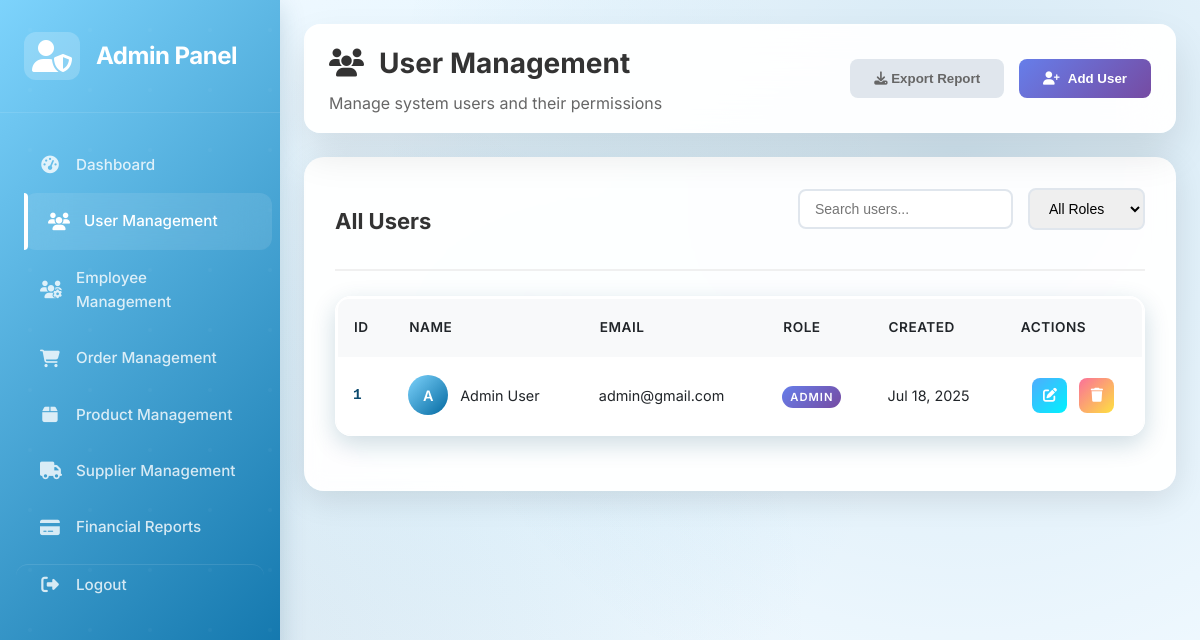
The app's page /user-management.php (signed in) with its own data.
### tables this page shows
CREATE TABLE IF NOT EXISTS users (
    id INT AUTO_INCREMENT PRIMARY KEY,
    firstName VARCHAR(50) NOT NULL,
    lastName VARCHAR(50) NOT NULL,
    email VARCHAR(100) NOT NULL UNIQUE,
    phone VARCHAR(20) NOT NULL,
    address TEXT,
    role ENUM('Admin', 'Employee', 'Customer') NOT NULL,
    password VARCHAR(255) NOT NULL,
    created_at DATETIME DEFAULT CURRENT_TIMESTAMP
);

### classes/Database.php (called while the page is built, shortened)
<?php
class Database {
    private $host = 'localhost';
    private $dbname = 'inventoryOrderManagement';
    private $username = 'root';
    private $password = '';
    private $pdo;
    public function __construct() {
        try {
            $this->pdo = new PDO("mysql:host={$this->host};dbname={$this->dbname}",
                               $this->username, $this->password);
            $this->pdo->setAttribute(PDO::ATTR_ERRMODE, PDO::ERRMODE_EXCEPTION);
            $this->pdo->setAttribute(PDO::ATTR_DEFAULT_FETCH_MODE, PDO::FETCH_ASSOC);
        } catch(PDOException $e) {
            throw new Exception("Connection failed: " . $e->getMessage());
        }
    }
    public function getConnection() {
        return $this->pdo;
    }
}
?>

### classes/Admin.php (called while the page is built, shortened)
<?php
require_once 'Database.php';
class Admin {
    private $db;
    public function __construct() {
        $this->db = new Database();
    }
    public function getAllUsers() {
        $query = "SELECT id, firstName, lastName, email, phone, address, role, created_at
                  FROM users
                  ORDER BY created_at DESC";
        $stmt = $this->db->getConnection()->query($query);
        return $stmt->fetchAll();
    }
}
?>

### user-management.php (the view, shortened to what this page needs)
<?php
require_once 'classes/Admin.php';
$admin = new Admin();
$users = $admin->getAllUsers();
?>
<!DOCTYPE html>
<html lang="en">
<head>
    <link rel="stylesheet" href="https://cdnjs.cloudflare.com/ajax/libs/font-awesome/6.7.2/css/all.min.css">
    <link rel="stylesheet" href="admin-dashboard.css?v=<?php echo time(); ?>">
</head>
<body class="admin-dashboard">
    <div class="dashboard gradient-mesh custom-scrollbar">
        <div class="sidebar">
            <div class="logo">
                <i class="fas fa-user-shield"></i>
                <span>Admin Panel</span>
            </div>
            <nav>
                <a href="admindashboard.php" class="nav-link">
                    <i class="fas fa-tachometer-alt"></i>
                    <span>Dashboard</span>
                </a>
                <a href="user-management.php" class="nav-link active">
                    <i class="fas fa-users"></i>
                    <span>User Management</span>
                </a>
                <a href="employee-management.php" class="nav-link">
                    <i class="fas fa-users-cog"></i>
                    <span>Employee Management</span>
                </a>
                <a href="order-management.php" class="nav-link">
                    <i class="fas fa-shopping-cart"></i>
                    <span>Order Management</span>
                </a>
                <a href="product-management.php" class="nav-link">
                    <i class="fas fa-box"></i>
                    <span>Product Management</span>
                </a>
                <a href="supplier-management.php" class="nav-link">
                    <i class="fas fa-truck"></i>
                    <span>Supplier Management</span>
                </a>
                <a href="financial-reports.php" class="nav-link">
                    <i class="fas fa-credit-card"></i>
                    <span>Financial Reports</span>
                </a>
                <a href="logout.php" class="nav-link logout-nav">
                    <i class="fas fa-sign-out-alt"></i>
                    <span>Logout</span>
                </a>
            </nav>
        </div>
        <div class="main-content">
            <div class="header">
                <div class="page-title">
                    <h1><i class="fas fa-users"></i> User Management</h1>
                    <p>Manage system users and their permissions</p>
                </div>
                <div class="header-actions">
                    <button class="btn-secondary" onclick="exportUsersReport()">
                        <i class="fas fa-download"></i> Export Report
                    </button>
                    <button class="btn-primary" onclick="showAddUserModal()">
                        <i class="fas fa-user-plus"></i> Add User
                    </button>
                </div>
            </div>
            <div class="content-card">
                <div class="card-header">
                    <h3>All Users</h3>
                    <div class="search-filter">
                        <input type="text" id="userSearch" placeholder="Search users...">
                        <select id="roleFilter">
                            <option value="">All Roles</option>
                        </select>
                    </div>
                </div>
                <div class="table-container">
                    <table class="users-table" id="usersTable">
                        <thead>
                            <tr>
                                <th>ID</th>
                                <th>Name</th>
                                <th>Email</th>
                                <th>Role</th>
                                <th>Created</th>
                                <th>Actions</th>
                            </tr>
                        </thead>
                        <tbody>
                            <?php foreach ($users as $user): ?>
                            <tr data-user-id="<?php echo $user['id']; ?>">
                                <td><?php echo $user['id']; ?></td>
                                <td>
                                    <div class="user-info">
                                        <div class="user-avatar">
                                            <?php echo strtoupper(substr($user['firstName'], 0, 1)); ?>
                                        </div>
                                        <span><?php echo htmlspecialchars($user['firstName'] . ' ' . $user['lastName']); ?></span>
                                    </div>
                                </td>
                                <td><?php echo htmlspecialchars($user['email']); ?></td>
                                <td>
                                    <span class="role-badge <?php echo strtolower($user['role']); ?>">
                                        <?php echo $user['role']; ?>
                                    </span>
                                </td>
                                <td><?php echo date('M j, Y', strtotime($user['created_at'])); ?></td>
                                <td>
                                    <div class="action-buttons">
                                        <button class="btn-edit" onclick="editUser(<?php echo $user['id']; ?>)">
                                            <i class="fas fa-edit"></i>
                                        </button>
                                        <button class="btn-delete" onclick="deleteUser(<?php echo $user['id']; ?>)">
                                            <i class="fas fa-trash"></i>
                                        </button>
                                    </div>
                                </td>
                            </tr>
                            <?php endforeach; ?>
                        </tbody>
                    </table>
                </div>
            </div>
        </div>
    </div>
</body>
</html>

### user-management.php (style rules this page uses)
.page-title h1 { display: flex; align-items: center; gap: 15px; font-size: 28px; font-weight: 700; color: #333; margin-bottom: 5px; }
.page-title p { color: #666; font-size: 16px; }
.header-actions { display: flex; gap: 15px; }
.btn-primary { background: linear-gradient(135deg, #667eea 0%, #764ba2 100%); color: white; border: none; padding: 12px 24px; border-radius: 8px; font-weight: 600; cursor: pointer; transition: all 0.3s ease; display: flex; align-items: center; gap: 8px; }
.content-card { background: rgba(255,255,255,0.95); backdrop-filter: blur(10px); border-radius: 20px; padding: 30px; box-shadow: 0 8px 32px rgba(0,0,0,0.1); border: 1px solid rgba(255,255,255,0.2); }
.card-header { display: flex; justify-content: space-between; align-items: center; margin-bottom: 25px; padding-bottom: 15px; border-bottom: 2px solid #f0f0f0; }
.card-header h3 { font-size: 22px; font-weight: 700; color: #333; }
.search-filter { display: flex; gap: 15px; }
.search-filter input, .search-filter select { padding: 10px 15px; border: 2px solid #e0e6ed; border-radius: 8px; font-size: 14px; outline: none; transition: all 0.3s ease; }
.table-container { overflow-x: auto; }
.users-table { width: 100%; border-collapse: collapse; border-radius: 12px; overflow: hidden; box-shadow: 0 4px 20px rgba(0,0,0,0.08); }
.users-table th { background: linear-gradient(135deg, #667eea 0%, #764ba2 100%); color: white; padding: 18px 15px; text-align: left; font-weight: 600; font-size: 14px; text-transform: uppercase; letter-spacing: 1px; }
.users-table td { padding: 18px 15px; border-bottom: 1px solid #f0f0f0; vertical-align: middle; }
.users-table tbody tr { transition: all 0.3s ease; }
.user-info { display: flex; align-items: center; gap: 12px; }
.user-avatar { width: 40px; height: 40px; border-radius: 50%; background: linear-gradient(135deg, #667eea 0%, #764ba2 100%); color: white; display: flex; align-items: center; justify-content: center; font-weight: 600; font-size: 16px; }
.role-badge { padding: 6px 12px; border-radius: 20px; font-size: 12px; font-weight: 600; text-transform: uppercase; letter-spacing: 1px; }
.role-badge.admin { background: linear-gradient(135deg, #667eea 0%, #764ba2 100%); color: white; }
.action-buttons { display: flex; gap: 8px; }
.btn-edit, .btn-delete { width: 35px; height: 35px; border: none; border-radius: 8px; cursor: pointer; transition: all 0.3s ease; display: flex; align-items: center; justify-content: center; }
.btn-edit { background: linear-gradient(135deg, #4facfe 0%, #00f2fe 100%); color: white; }
.btn-delete { background: linear-gradient(135deg, #fa709a 0%, #fee140 100%); color: white; }
.btn-secondary { background: #e0e6ed; color: #666; border: none; padding: 12px 24px; border-radius: 8px; font-weight: 600; cursor: pointer; transition: all 0.3s ease; }

### records on screen
users: id "1", firstName "A", firstName+lastName "Admin User", email "admin@gmail.com", role "ADMIN", created_at "Jul 18, 2025"
